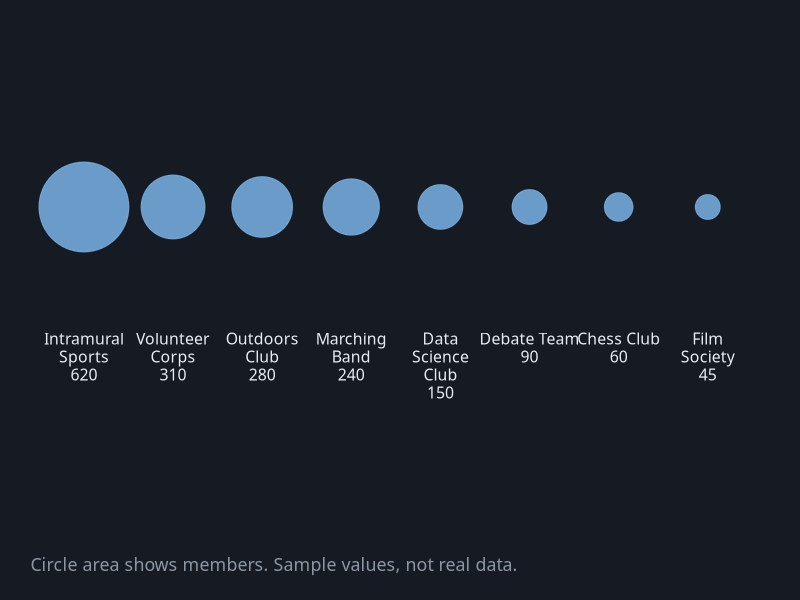
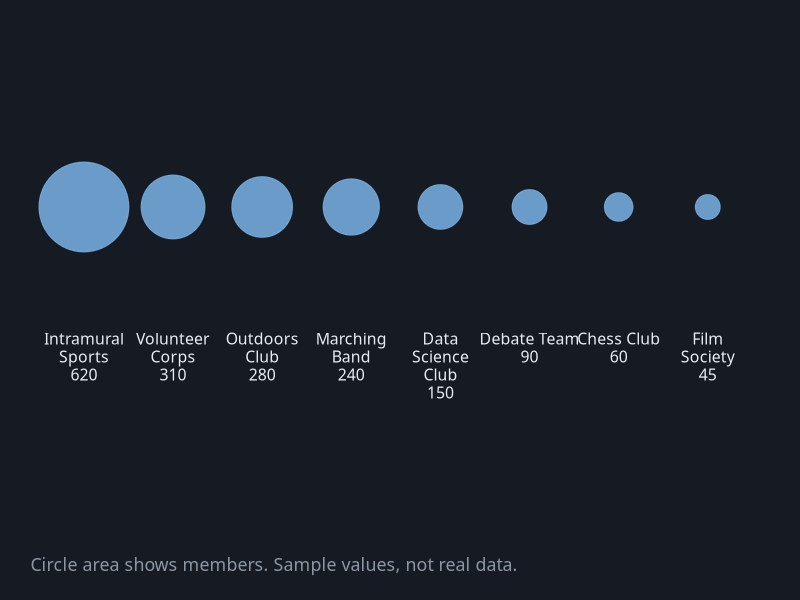

Source code (R) for these figures, in order:
# Ordered Proportional Symbol
# Question: Which student organizations have the largest memberships?
# Put this script and orderedsymbol.csv in the same folder, then in RStudio choose
# Session > Set Working Directory > To Source File Location.

library(tidyverse)

# ---- Gallery look: dark background, soft gray text ----
font <- "IBM Plex Sans"   # use "sans" if IBM Plex Sans is not installed
ink  <- "#8B97A7"

theme_gallery <- function() {
  theme_minimal(base_size = 16, base_family = font) +
    theme(
      plot.background  = element_rect(fill = "#161B23", color = NA),
      panel.grid       = element_line(color = "#222A34"),
      panel.grid.minor = element_blank(),
      text             = element_text(color = ink),
      axis.text        = element_text(color = ink),
      legend.position  = "top",
      legend.title     = element_blank(),
      plot.margin      = margin(24, 28, 18, 18)
    )
}

df <- read_csv("orderedsymbol.csv", show_col_types = FALSE) |>
  arrange(desc(members)) |>
  mutate(rank = row_number())    # 1 = largest, placed on the left

p <- ggplot(df, aes(x = rank, y = 0)) +
  geom_point(aes(size = members), color = "#75AADB", alpha = 0.9) +
  # people judge circle area poorly, so the exact number is printed under each name
  geom_text(aes(y = -0.25, label = paste0(str_wrap(organization, 11), "\n", scales::comma(members))),
            vjust = 1, color = "#E8EDF4", family = font, size = 4, lineheight = 0.95) +
  scale_size_area(max_size = 30, guide = "none") +
  scale_x_continuous(expand = expansion(add = 0.6)) +
  scale_y_continuous(limits = c(-0.62, 0.3)) +
  labs(x = NULL, y = NULL, caption = "Circle area shows members. Sample values, not real data.") +
  theme_gallery() +
  theme(panel.grid = element_blank(), axis.text = element_blank(),
        plot.caption = element_text(color = ink, hjust = 0))

ggsave("orderedsymbol.png", p, width = 9, height = 6, dpi = 200)
p
